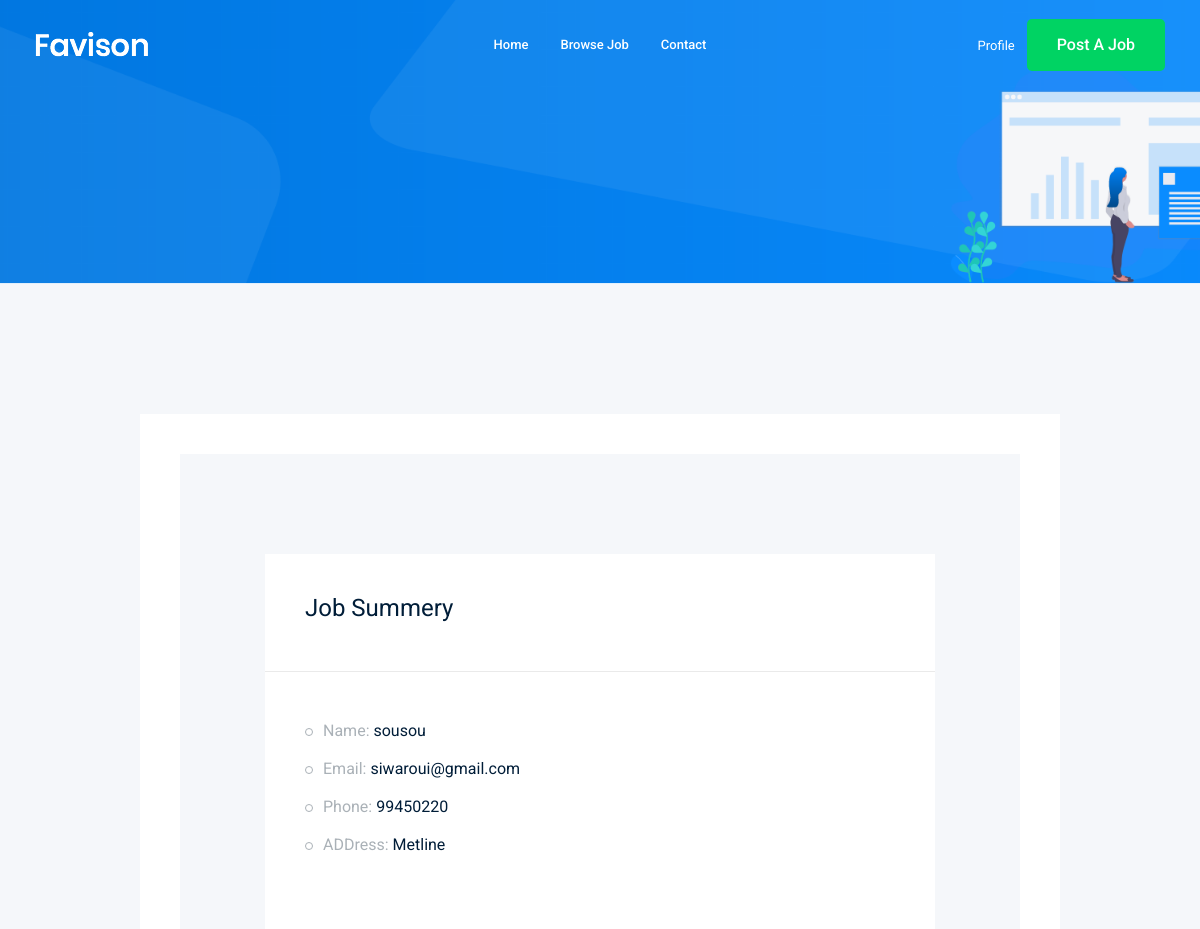
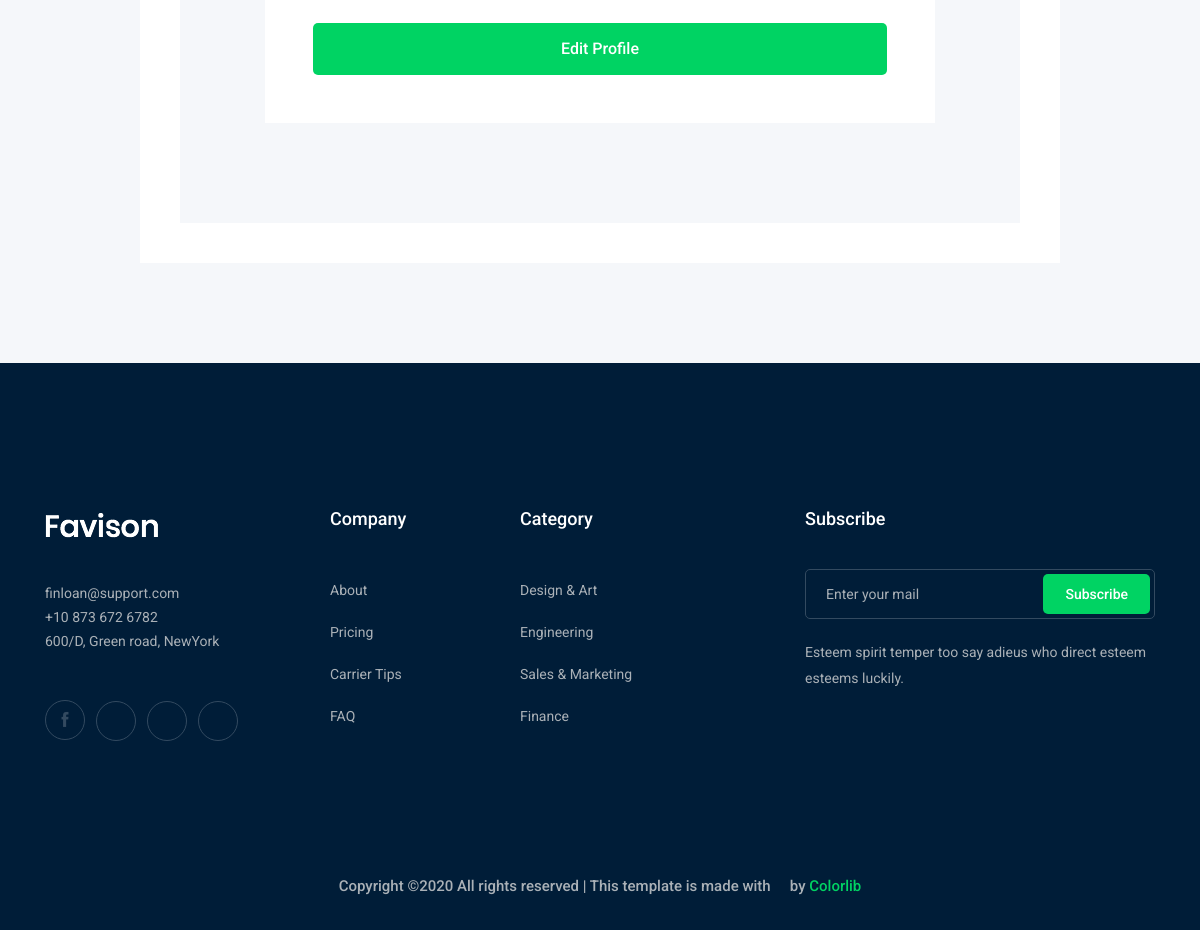
Screenshot of /accounts/profile (signed in) with the database file from the repository (2 pictures, top to bottom).
### accounts/models.py (models this page shows)
class Profile(models.Model):
    user = models.OneToOneField(User , on_delete= models.CASCADE)
    phone_number = models.CharField(max_length = 15)
    image = models.ImageField(upload_to ='profile/')
    city = models.ForeignKey('city',related_name='user_city', on_delete=models.CASCADE, blank = True, null=True)
    def __str__(self):
        return str(self.user)

class city(models.Model):
    name = models.CharField(max_length= 30)
    def __str__(self):
        return str(self.name)

### accounts/views.py (the view)
# urls.py: path('profile', views.profile ,name= 'profile'),
def profile(request):
    profile = Profile.objects.get(user = request.user)
    return render(request,'accounts/profile.html',{'profile': profile})

### accounts/Templates/accounts/profile.html
   {% extends 'base_generic.html' %}
   {% load bootstrap4 %}
   {% block content %}
    <div class="job_details_area">
        <div class="container">
            <div class="row">
                <div class="col-lg-10 mx-auto">
                    <div class="job_sumary">
                        <div class="summery_header">
                            <h3>Job Summery</h3>
                        </div>
                        <div class="job_content">
                            <ul>
                                <li>Name: <span>{{profile}}</span></li>
                                <li>Email: <span>{{profile.user.email}}</span></li>
                                <li>Phone: <span>{{profile.phone_number}}</span></li>
                                <li>ADDress: <span>{{profile.city}}</span></li>
                            </ul>
                        </div>
                        <div class="p-5 ">
                          <a class="boxed-btn3 w-100"  href="{% url 'accounts:profile_edit'  %}"> Edit Profile </a>
                        </div>
                    </div>
                </div>
            </div>
        </div>
    </div>
    {% endblock content %}

### rows the page displays
Profile: user.username "sousou", user.email "siwaroui@gmail.com", phone_number "99450220", city "Metline"
